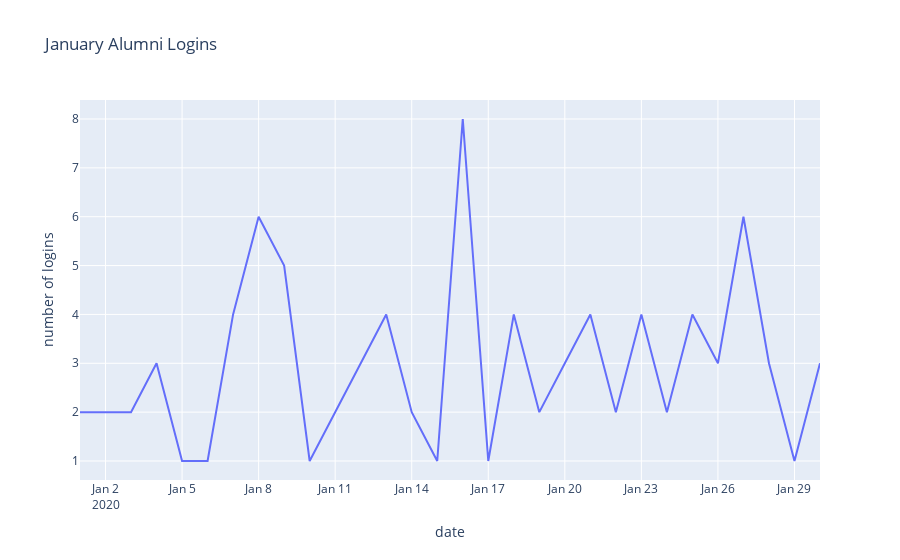

Here is the notebook cell this chart was saved with:
### Code cell
from chart_helper import make_login_chart
from queries import make_queries_get_df

login_by_january_df = make_queries_get_df('''
  SELECT status, association, todate(login_time) as date
  FROM user_by_activity 
  WHERE month = 1
  AND login_time >= '2020-01-01T00:00:00'
  AND login_time < '2020-02-01T00:00:00';
  ''')
  
make_login_chart(login_by_january_df, 'January Alumni Logins', None, 'alumnus', chart_type='line')

### Figure 1 — Plotly figure (JSON) as saved in the notebook; plotly's stock layout.template omitted (floating-point values rounded to 4 significant figures)
{"data": [{"hovertemplate": "date=%{x}<br>number of logins=%{y}<extra></extra>", "legendgroup": "", "line": {"color": "#636efa", "dash": "solid"}, "mode": "lines", "name": "", "orientation": "v", "showlegend": false, "type": "scatter", "x": ["2020-01-01T00:00:00", "2020-01-02T00:00:00", "2020-01-03T00:00:00", "2020-01-04T00:00:00", "2020-01-05T00:00:00", "2020-01-06T00:00:00", "2020-01-07T00:00:00", "2020-01-08T00:00:00", "2020-01-09T00:00:00", "2020-01-10T00:00:00", "2020-01-11T00:00:00", "2020-01-12T00:00:00", "2020-01-13T00:00:00", "2020-01-14T00:00:00", "2020-01-15T00:00:00", "2020-01-16T00:00:00", "2020-01-17T00:00:00", "2020-01-18T00:00:00", "2020-01-19T00:00:00", "2020-01-20T00:00:00", "2020-01-21T00:00:00", "2020-01-22T00:00:00", "2020-01-23T00:00:00", "2020-01-24T00:00:00", "2020-01-25T00:00:00", "2020-01-26T00:00:00", "2020-01-27T00:00:00", "2020-01-28T00:00:00", "2020-01-29T00:00:00", "2020-01-30T00:00:00"], "xaxis": "x", "y": [2, 2, 2, 3, 1, 1, 4, 6, 5, 1, 2, 3, 4, 2, 1, 8, 1, 4, 2, 3, 4, 2, 4, 2, 4, 3, 6, 3, 1, 3], "yaxis": "y"}], "layout": {"legend": {"tracegroupgap": 0}, "title": {"text": "January Alumni Logins"}, "xaxis": {"anchor": "y", "domain": [0, 1], "title": {"text": "date"}}, "yaxis": {"anchor": "x", "domain": [0, 1], "title": {"text": "number of logins"}}}}
